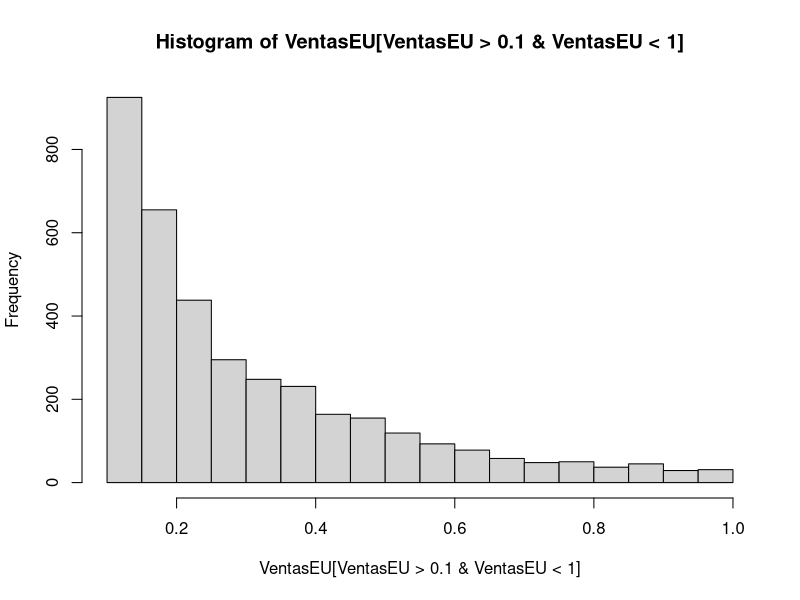
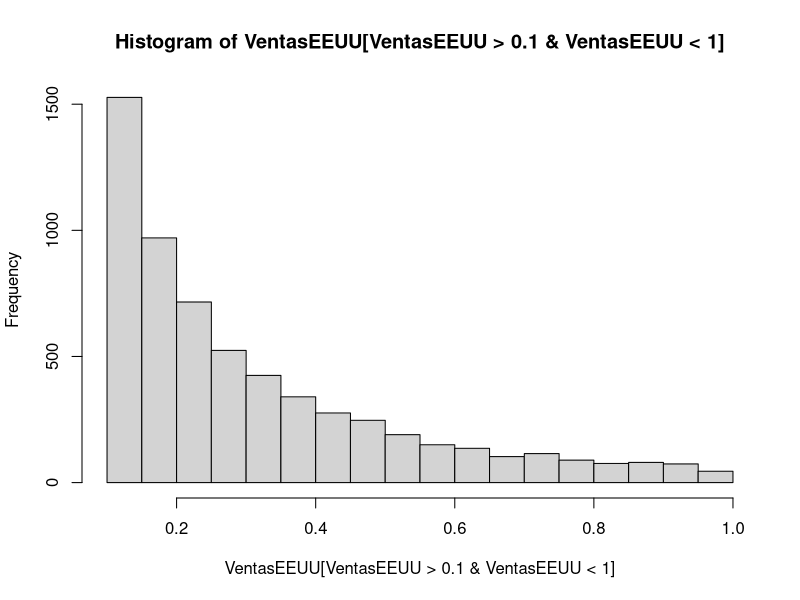
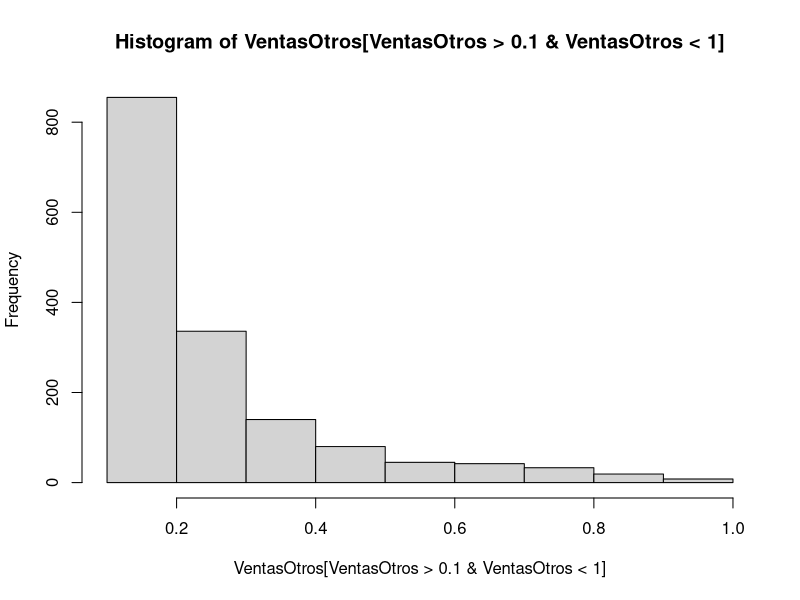
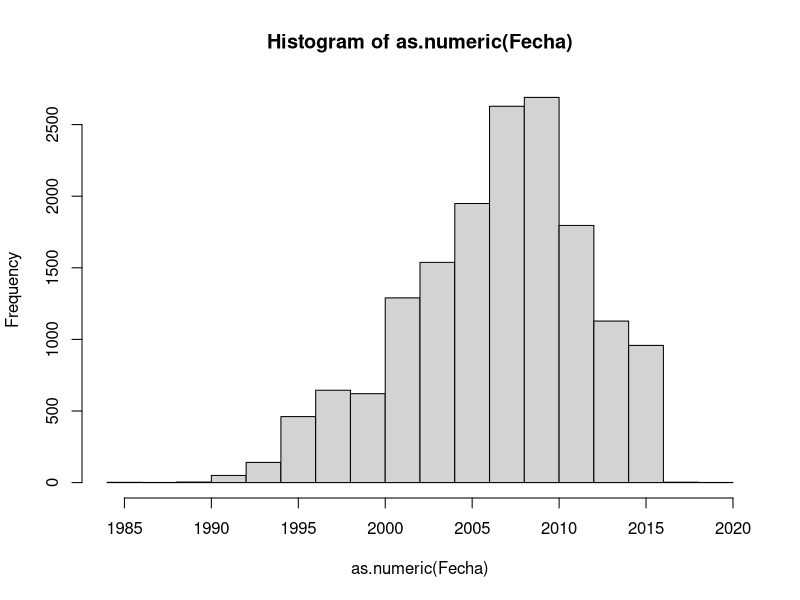
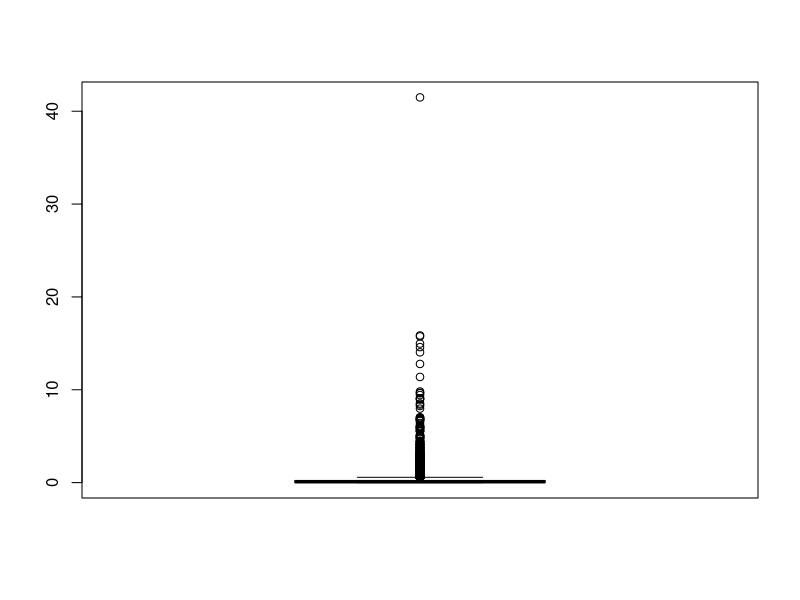
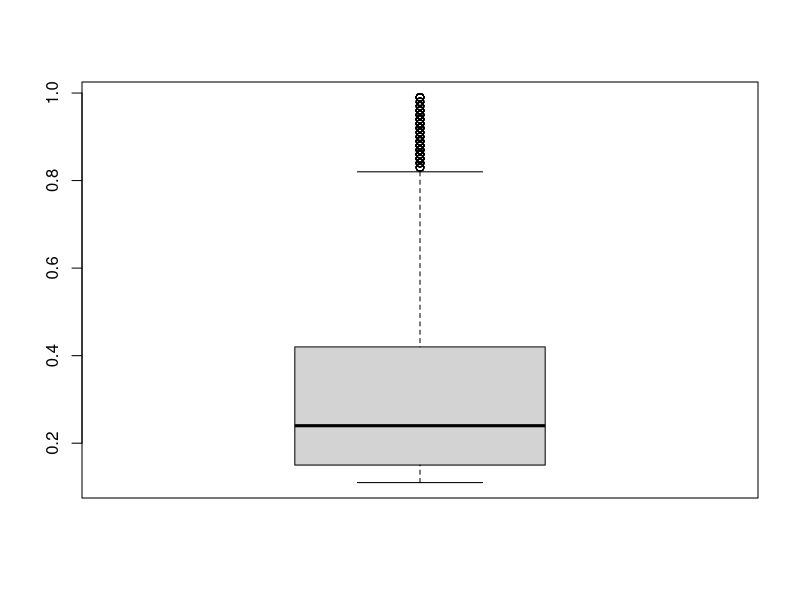
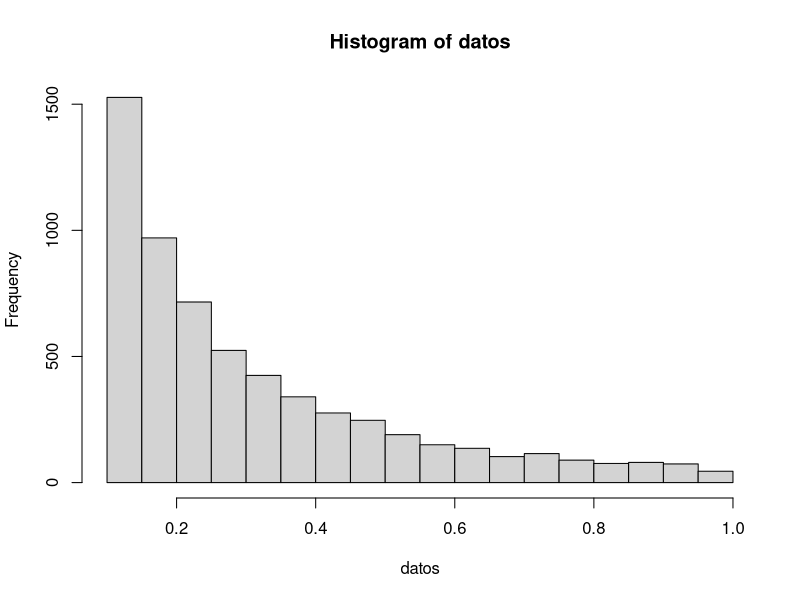
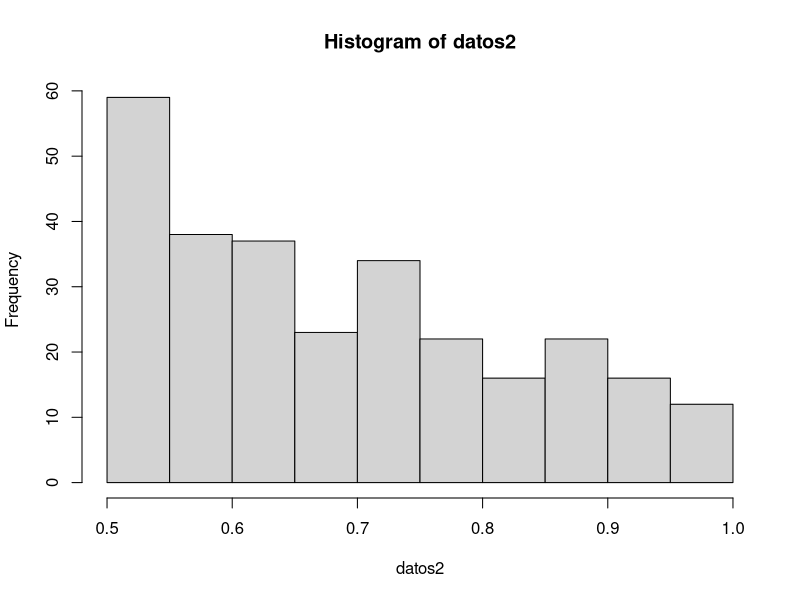

These figures' R source, in order:
#Práctica 3 resuelta, curso 2021/2022

#Ejercicio 1
juegos<-read.table("Juegos.dat")
attach(juegos)
str(juegos)
hist(VentasEU[VentasEU>0.1 & VentasEU<1])
hist(VentasEEUU[VentasEEUU>0.1 & VentasEEUU<1])
hist(VentasOtros[VentasOtros>0.1 & VentasOtros<1])
hist(as.numeric(Fecha))
#a)
summary(VentasEEUU)
quantile(VentasEEUU,c(0.25,0.5,0.75))
boxplot(VentasEEUU)

#b)
datos<-VentasEEUU[VentasEEUU>0.1 & VentasEEUU<1]

#c)
deciles<-quantile(datos,seq(0.1,0.9,0.1))
cuartiles<-quantile(datos,c(0.25,0.5,0.75))

#d)
Q1<-as.numeric(quantile(datos,0.25))
Q3<-as.numeric(quantile(datos,0.75))
RIC<-Q3-Q1

#Alternativamente, podemos utilizar las variables creadas en el apartado c)
#Q1<-as.numeric(cuartiles[1])
#Q3<-as.numeric(cuartiles[3])

#e)
o1<-Q1-1.5*RIC
o1
o2<-Q3+1.5*RIC
o2

#datos atípicos los datos < o1 y los datos > o2
datos[datos<o1]
datos[datos>o2]

#todos los datos atípicos juntos
datos_atipicos<-datos[datos<o1 | datos>o2]

#f)
boxplot(datos)
hist(datos)

#El rectángulo tiene como techo el tercer cuartil y como suelo el primer cuartil. La línea gruesa que atraviesa el rectángulo horizontalmente es la mediana. La línea vertical traceada indica hasta dónde llegan los datos no atípicos. Cada dato atípico viene indicado con un círculo.

#g)
#Tenemos que partir los datos de la siguiente manera
#
#       20%        60%       20%
#       ----|----------------|----
#         cat1             cat3

cat1<-quantile(datos,0.2)
cat1
cat3<-quantile(datos,0.8)
cat3

datos_cat1<-datos[datos<=cat1]
datos_cat2<-datos[datos>cat1 & datos<cat3]
datos_cat3<-datos[datos>=cat3]

length(datos_cat1)/length(datos)

#Se obtiene un valor un poco por encima del 20% porque muchos de los valores de datos_cat1 son iguales a cat1.

#Ejercicio 2

datos2<-VentasJP[VentasJP>0.5 & VentasJP<1]
a<-hist(datos2)
mean(datos2)
var(datos2)
summary(datos2)

datos2_intervalos<-cut(datos2,breaks=a$breaks,include.lowest=TRUE)

intervalos<-names(table(datos2_intervalos))	#guardamos los intervalos
n_i<-as.numeric(table(datos2_intervalos))	#frecuencia absoluta
f_i<-n_i/length(datos2_intervalos) #frecuencia relativa
N_i<-cumsum(n_i)	#frecuencia absoluta acumulada
F_i<-cumsum(f_i)	#frecuencia relativa acumulada

tabla_estadistica<-data.frame(intervalos,n_i,N_i,f_i,F_i)
tabla_estadistica

#También se puede usar la función cbind
#tabla_estadistica<-cbind(intervalos,n_i,N_i,f_i,F_i)

m<-median(datos2)
Q<-quantile(datos2,c(0.25,0.75))
#También podemos obtener los cuartiles en dos variables independientes
#Q1<-quantile(datos2,0.25)
#Q3<-quantile(datos2,0.75)

RIC<-as.numeric(Q[2])-as.numeric(Q[1])
#atípicos
adatos2<-datos2[datos2<as.numeric(Q[1])-1.5*RIC | datos2>as.numeric(Q[2])+1.5*RIC]

boxplot(datos2)

